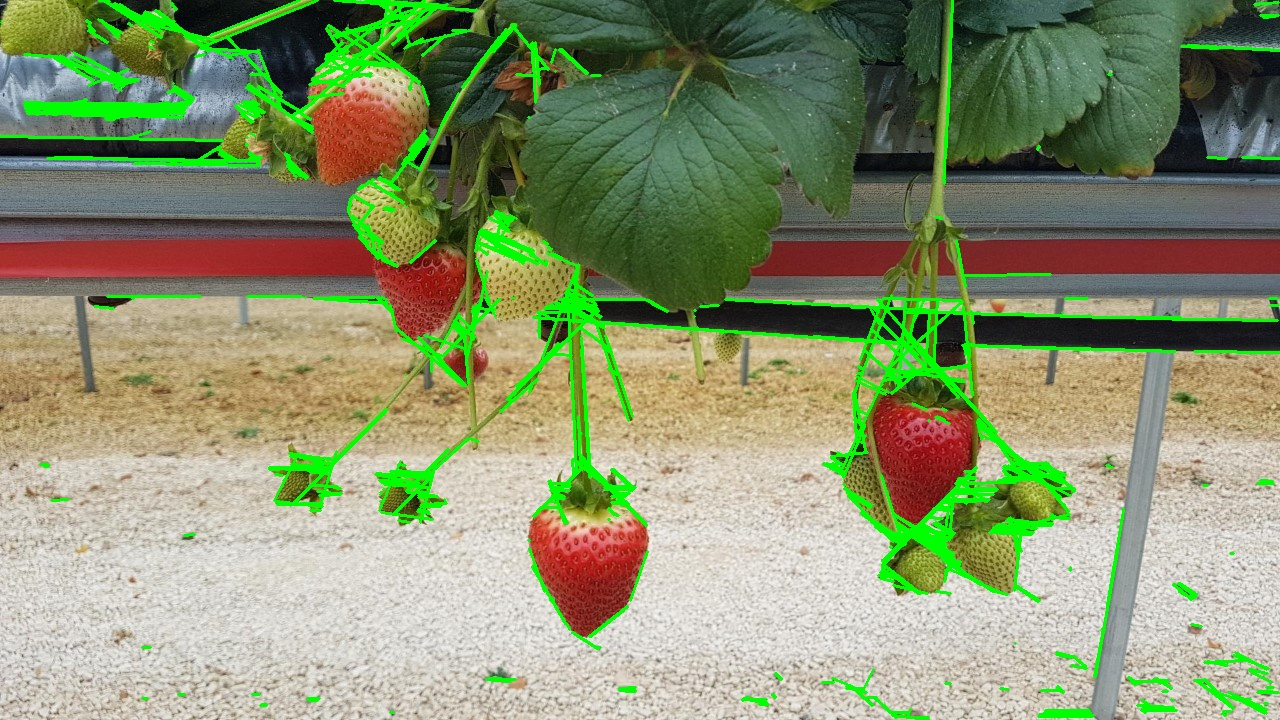
#> input picture TrajOpt_UoL/promp_trajopt/traj_opt/scripts/houghlines_clusters1.jpg, 1280 x 720 px, given in place of sample1.jpg, which was not available
$ python APF-gen.py   (Python 2 division)   (older library calls are emulated)
#> lines starting #> are read from the running program, lines starting #| are printed output that depends on the picture; after the words box and inside, x2 and y2 are one past the last pixel; in counts of white or black regions, pixels touching at a corner belong together; pictures that were not available may be replaced by others from this repository, and a replacement may not be noted
import cv2
import numpy as np
import copy
import glob
import math
import time
from time import sleep
import Connection as conn

cap = cv2.VideoCapture(1)

import Queue as Q

images = glob.glob('*.jpg')

def check_boundaries(ex, ey, nx, ny): #ex, ey :- end points of frame
    if nx > -1 and ny > -1 and nx < ex and ny < ey:
        return True
    else:
        return False

def printx(x):
    #print x
    pass

def check_obstacles(arr, ansx, ansy):  #function to check whether a given point is on obstacle or not
    if arr[ansx][ansy][0] == 255:
        return True
    else:
        return False

def feasible(arr, x, y):  #function to check if a point is feasible or not
    ex, ey, ez = arr.shape
    x = int(x)
    y = int(y)

    if check_boundaries(ex, ey, x, y):
        return not check_obstacles(arr, x, y)
    else:
        return False

def dist(sx, sy, x, y, theta, arr, q_star):  #distance of obstacle in direction theta in radians
    ansx = sx
    ansy = sy
    flag = True
    count = 1
    while True:
        if count > q_star:
            return (-1, -1)
        ansx = sx + count*math.sin(theta)
        ansy = sy + count*math.cos(theta)

        if check_boundaries(x, y, ansx, ansy) == False:
            break
        else:
            if check_obstacles(arr, ansx, ansy) == True:
                break
        count += 1


    return (ansx-sx,ansy- sy)

def obstacle_force(arr, sx, sy, q_star, theta1): #sx,sy :- source    dx, dy:- destination    q-star:- threshold distance of obstacles
    forcex = 0
    forcey = 0
    neta = 300000000000
    x, y , z= arr.shape
    for i in range(-8, 9):
        (ox,oy) = dist(sx, sy, x, y, (theta1 + i*math.pi/16 + 2*math.pi)%(2*math.pi), arr, q_star)
        theta = (theta1 + i*math.pi/16 + 2*math.pi)%(2*math.pi)
        fx = 0
        fy = 0
        #print 'ox ', ox, 'oy ', oy
        if ox == -1 or oy == -1:
            fx = 0
            fy = 0
        else:
            ox = math.fabs(ox)
            oy = math.fabs(oy)
            d = math.hypot(ox, oy)
            if d == 0:
                d = 1
            f = (neta*(1.0/q_star- 1.0/d))/(d*d)
            fx = f*math.sin(theta)
            fy = f*math.cos(theta)

        forcex += fx
        forcey += fy
    thet = math.atan2(forcex, forcey)
    arr1 = arr
    cv2.line(arr1, (sy, sx), (int(sy + 10*math.cos(thet)), int(sx + math.sin(thet))), (0, 255, 255), 1)
    cv2.imshow('arr', arr1)
    k = cv2.waitKey(20)
    return (forcex, forcey)

def goal_force(arr, sx, sy, dx, dy, d_star): # sx, sy :- source  dx, dy:- destination   d_star:- threshold distance from goal
    forcex = 0
    forcey = 0
    tau = 1000000  #constant
    printx('10')
    d = math.sqrt((dx-sx)*(dx-sx) + (dy-sy)*(dy-sy))
    if d > d_star:
        forcex += ((d_star*tau*math.sin(math.atan2(dx-sx, dy-sy))))
        forcey += ((d_star*tau*math.cos(math.atan2(dx-sx, dy-sy))))

    else:
        forcex += ((dx-sx)*tau)
        forcey += ((dy-sy)*tau)

    printx('11')
    return (forcex, forcey)

def path_planning(arr, sx1, sy1, dx, dy, theta):

    theta12= theta

    '''
    :param arr: input map
    :param sx1: source x
    :param sy1: source y
    :param dx: destination x
    :param dy: destination y
    :return: path
    '''

    #Parameters Declaration

    flx = 10000  #maximum total force in x
    fly = 10000  #maximum total force in y
    v = 5 #velocity magnitude
    t = 1 #time lapse
    x,y,z = arr.shape
    theta_const = math.pi*45/180  #maximum allowed turn angle
    q_star = 350
    d_star = 2

    if arr[sx1][sy1][0] == 255 or arr[dx][dy][0] == 255:
        return []
    sx = sx1
    sy = sy1
    '''
        if Q and P are two vectors and @ is angle between them
        resultant ,R = (P^2 + R^2 + 2*P*Q cos @)^(1/2)
        resultant, theta = atan((Q*sin @)/(P+Q*cos @))
    '''

    (fx, fy) = obstacle_force(arr, sx, sy, q_star, theta)
    (gx, gy) = goal_force(arr, sx, sy, dx, dy, d_star)

    tx = gx+fx
    ty = gy+fy
    if(tx < 0):
        tx = max(tx, -flx)
    else:
        tx = min(tx, flx)
    if(ty < 0):
        ty = max(ty, -fly)
    else:
        ty = min(ty, fly)
    theta1 = math.atan2(tx, ty)

    if arr[sx][sy][0] == 255:
        print gx, gy, fx, fy
        print 'tx ', tx, ' ty ', ty, 'sx ', sx, ' sy ', sy
        print theta1*180/math.pi, theta*180/math.pi

    P = v
    angle = theta1-theta  #angle between velocity and force vector

    Q = math.sqrt(tx*tx + ty*ty)

    theta2 = math.atan2((Q*math.sin(angle)),((P + Q*math.cos(angle))))   #resultant angle with velocity

    if theta2 < 0:
        theta2 = max(theta2, -theta_const)
    else:
        theta2 = min(theta2, theta_const)

    theta += theta2

    theta = (theta + 2*math.pi)%(2*math.pi)

    sx = sx + v*math.sin(theta)
    sy = sy + v*math.cos(theta)
    sx = int(sx)
    sy = int(sy)

    if not check_boundaries(x, y, sx, sy):
        print 'out of boundaries' , sx, sy
    print 'sx ', sx, ' sy'
    return (sx, sy, theta2)

def show_image(im):
    cv2.imshow('image', im)
    k = cv2.waitKey(0)

def find_goal(img):
    # converting to HSV
    frame = copy.copy(img)
    hsv = cv2.cvtColor(frame, cv2.COLOR_BGR2HSV)
    #show_image(hsv)

    lower_blue = np.array([113, 40, 29])
    upper_blue = np.array([123, 180, 255])

    mask = cv2.inRange(hsv, lower_blue, upper_blue)
    #show_image(mask)
    result = cv2.bitwise_and(frame, frame, mask=mask)
    #show_image(result)
    blur = cv2.blur(result, (5, 5))

    bw = cv2.cvtColor(blur, cv2.COLOR_HSV2BGR)
    bw2 = cv2.cvtColor(bw, cv2.COLOR_BGR2GRAY)

    ret, th3 = cv2.threshold(bw2, 30, 255, cv2.THRESH_BINARY)
    # th3 = cv2.adaptiveThreshold(bw2,255,cv2.ADAPTIVE_THRESH_GAUSSIAN_C,\
    # cv2.THRESH_BINARY,11,2)
    edges = cv2.Canny(th3, 100, 200)
    th4 = copy.copy(th3)

    perimeter = 0
    j = 0
    image, contours, hierarchy = cv2.findContours(edges, cv2.RETR_TREE, cv2.CHAIN_APPROX_NONE)
    # print len(contours)
    # if(len(contours) > 5):
    #    continue
    cnt = np.array([])
    for i in range(len(contours)):
        if (perimeter < cv2.contourArea(contours[i])):
            perimeter = cv2.contourArea(contours[i])
            j = i;
            cnt = contours[j]
    if (len(cnt) == 0):
        return (-1, -1)
    cv2.drawContours(frame, cnt, -1, (0, 255, 0), 3)
    x = 0
    y = 0
    #print 'find goal'
    #print len(cnt), j
    #print cnt
    for i in range(len(cnt)):
        x = x + cnt[i][0][0]
        y = y + cnt[i][0][1]
    x = x/len(cnt)
    y = y/len(cnt)
    #print x, y
    x = int(x)
    y = int(y)
    cv2.circle(frame, (x, y), 5, (255, 0, 255), -1)

    cv2.imshow('image', frame)
    cv2.imwrite('goal.jpg', frame)
    k = cv2.waitKey(0)

    return (int(x), int(y))

def find_robot(frame):
    im = copy.copy(frame)
    hsv = cv2.cvtColor(im, cv2.COLOR_BGR2HSV)
    lower = np.array([50, 28, 0])
    upper = np.array([60, 168, 255])
    mask = cv2.inRange(hsv, lower, upper)
    result = cv2.bitwise_and(im, im, mask=mask)
    blur = cv2.blur(result, (5, 5))
    bw = cv2.cvtColor(blur, cv2.COLOR_HSV2BGR)
    bw2 = cv2.cvtColor(bw, cv2.COLOR_BGR2GRAY)
    ret, th3 = cv2.threshold(bw2, 30, 255, cv2.THRESH_BINARY)
    edges = cv2.Canny(th3, 100, 200)
    th4 = copy.copy(th3)
    perimeter = 0
    j = 0
    image, contours, hierarchy = cv2.findContours(edges, cv2.RETR_TREE, cv2.CHAIN_APPROX_NONE)
    cnt = np.array([])
    for i in range(len(contours)):
        if (perimeter < cv2.contourArea(contours[i])):
            perimeter = cv2.contourArea(contours[i])
            j = i;
            cnt = contours[j]

    x = 0
    y = 0
    for i in range(len(cnt)):
        x = x + cnt[i][0][0]
        y = y + cnt[i][0][1]
    x = x / len(cnt)
    y = y / len(cnt)
    #print x, y
    x = int(x)
    y = int(y)
    cv2.circle(im, (x, y), 5, (255, 0, 255), 2)
    cv2.imshow('img', im)
    k = cv2.waitKey(0)
    cv2.imwrite('robot.jpg', im)
    #show_image(im)
    return (int(x), int(y))

def get_direction():
    direction = 0
    return direction

def classify(img):
    cimg = cv2.cvtColor(img, cv2.COLOR_BGR2GRAY)
    img2 = cv2.medianBlur(cimg, 13)

    ret, thresh1 = cv2.threshold(cimg, 100, 120, cv2.THRESH_BINARY)
    t2 = copy.copy(thresh1)

    x, y = thresh1.shape
    arr = np.zeros((x, y, 3), np.uint8)
    final_contours = []
    image, contours, hierarchy = cv2.findContours(t2, cv2.RETR_TREE, cv2.CHAIN_APPROX_SIMPLE)
    #cv2.imshow('image', image)
    #k = cv2.waitKey(0)
    for i in range(len(contours)):
        cnt = contours[i]
        if cv2.contourArea(cnt) > 3600 and cv2.contourArea(cnt) < 25000:
            cv2.drawContours(img, [cnt], -1, [0, 255, 255])
            cv2.fillConvexPoly(arr, cnt, [255, 255, 255])
            final_contours.append(cnt)
    cv2.imshow('arr', arr)
    k = cv2.waitKey(0)
    return arr

def negate(arr):
    (x, y, z) = arr.shape
    arr1 = np.zeros((x, y, 3), np.uint8)
    for i in range(x):
        for j in range(y):
            if arr[i][j][0] == 255:
                arr1[i][j] = [0, 0, 0]
            else:
                arr1[i][j] = [255, 255, 255]
    return arr1

def getAngle(po, im):
    angle = math.atan2(float(po[1][0]-po[0][0]),float(po[1][1]-po[0][1]))
    #angle = (angle + 2*math.pi)% (2*math.pi)
    return angle

count = 0

def main():
    counter = 1

    im = cv2.imread('sample1.jpg')
#> im is the input picture: shape (720, 1280, 3); mean B, G, R 110.1, 146.6, 136.7
    input_image = copy.copy(im)
    (x, y, z) = im.shape
#> x = 720; y = 1280; z = 3
    print x, y, z
#| 720 1280 3
    img1 = copy.copy(im)
    arr = classify(img1)
#> in classify, `img2 = cv2.medianBlur(cimg, 13)`:
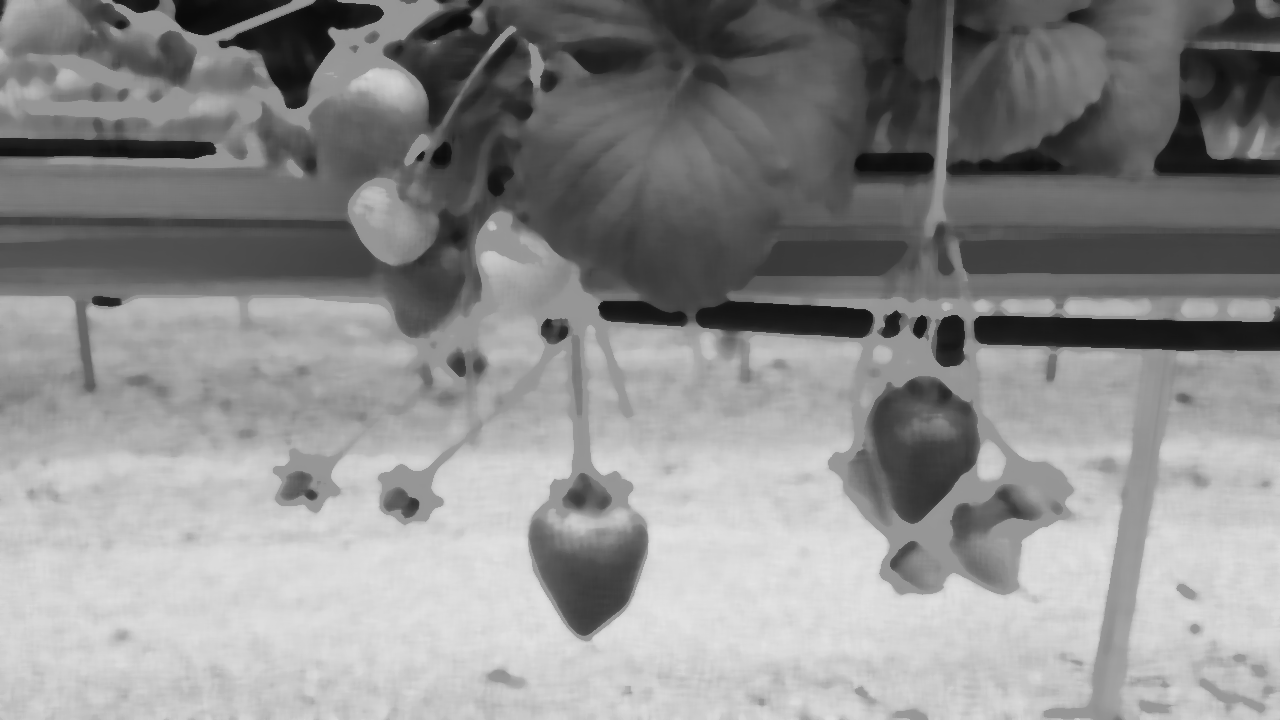
#> img2: shape (720, 1280); min 10, max 227, mean 140.3
#> in classify, `ret, thresh1 = cv2.threshold(cimg, 100, 120, cv2.THRESH_BINARY)`:
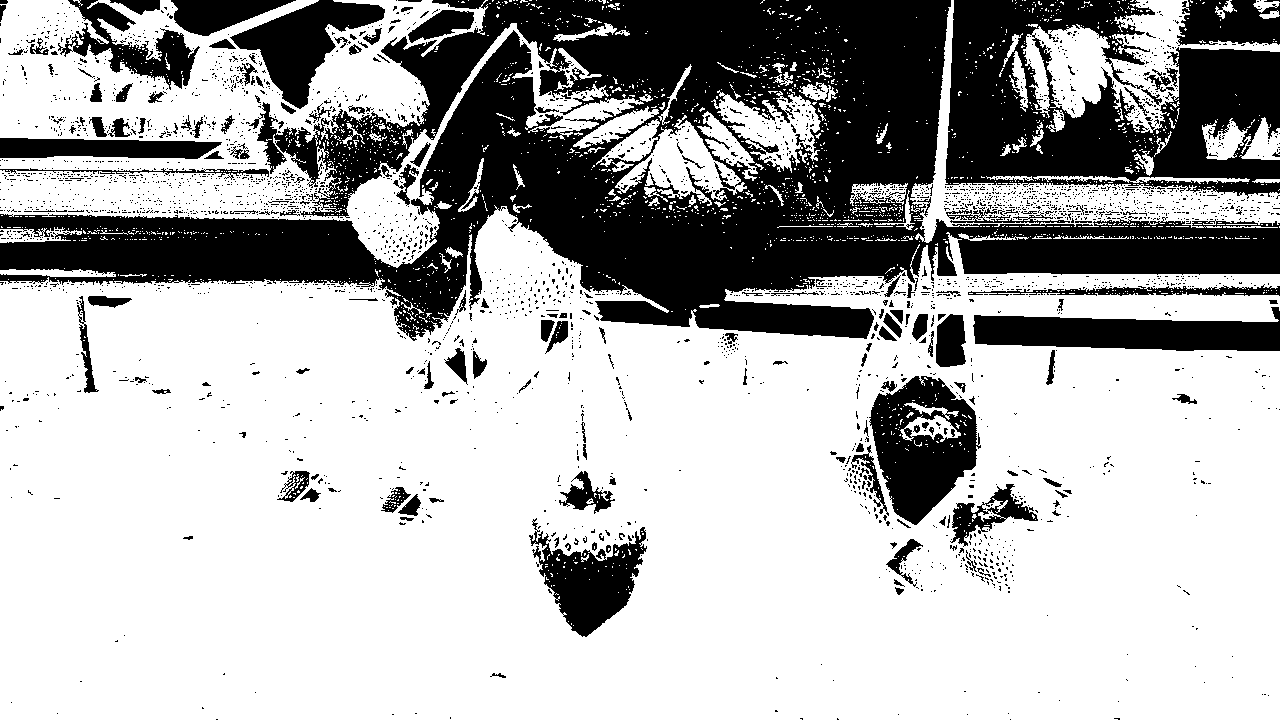
#> thresh1: shape (720, 1280); values 0 (black) and 120 (white), 68.9% white; 3197 black regions (3007 under 20 px)
#> in classify, `image, contours, hierarchy = cv2.findContours(t2, cv2.RETR_TREE, cv2.C..`: contours = 6182 contours, 5815 with area under 20; largest, box (x1, y1, x2, y2) and area: (0, 205, 1280, 720) 542944, (0, 0, 644, 268) 71388, (910, 0, 1280, 243) 13885, (1023, 0, 1280, 133) 11829, (868, 375, 982, 526) 11200
#> the loop in classify, `for i in range(len(contours)):` made 6182 passes
#> cnt on passes 1, 3, 4: [[411, 335]], [[412, 330]], [[409, 330], [410, 330]]
#> after the loop in classify, `for i in range(len(contours)):`: arr: shape (720, 1280, 3); 6% white; 6 white regions
#> after the loop in classify, `for i in range(len(contours)):`:
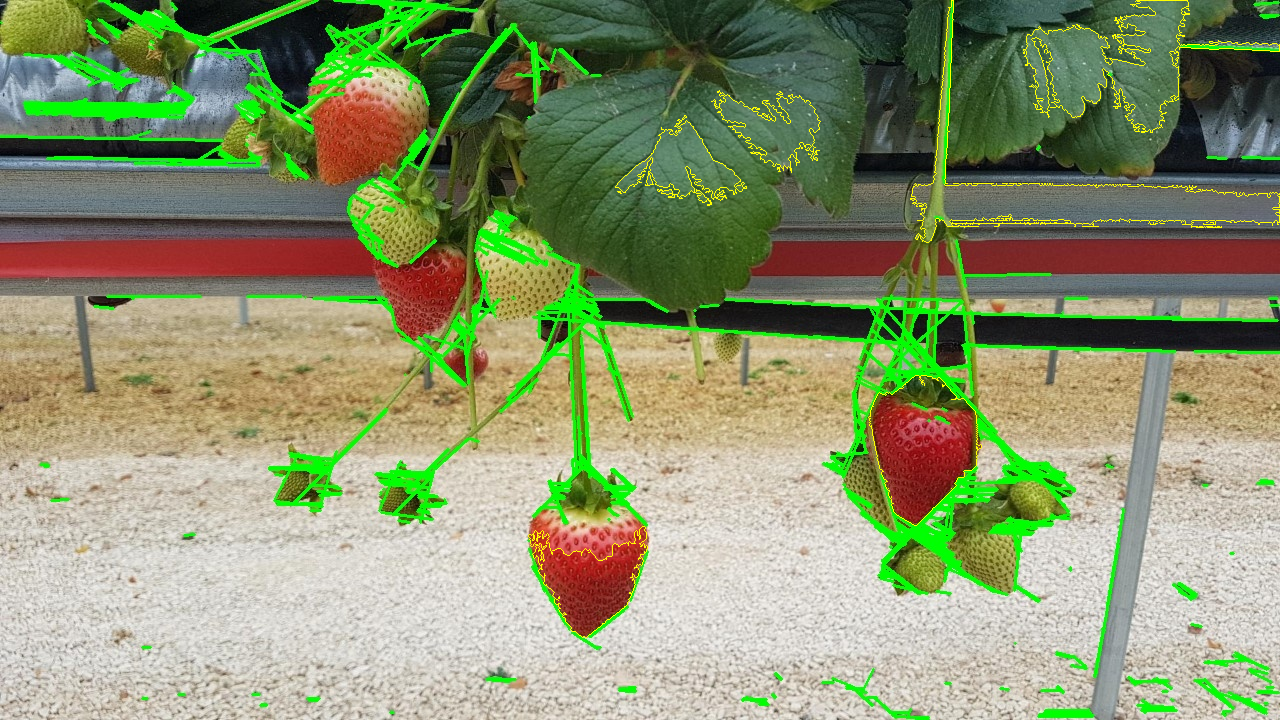
#> img: shape (720, 1280, 3); 0.66% of pixels changed, all inside (x1, y1, x2, y2) = (528, 0, 1280, 638)
#> after the loop in classify, `for i in range(len(contours)):`: final_contours = 6 contours; box (x1, y1, x2, y2) and area: (910, 0, 1280, 243) 13885, (1023, 0, 1280, 133) 11829, (868, 375, 982, 526) 11200, (528, 526, 648, 638) 6642, (615, 115, 747, 206) 4434, (711, 90, 821, 173) 4020
#> (key Esc is pressed here)
    arr1 = negate(arr)
#> after the loop in negate, `for i in range(x):`: arr1: shape (720, 1280, 3); 94% white; 6 black regions, box (x1, y1, x2, y2) and area: (910, 0, 1280, 243) 16200, (1023, 0, 1280, 133) 11907, (868, 375, 982, 526) 11257, (528, 526, 648, 638) 6279, (615, 115, 747, 206) 5500, (711, 90, 821, 173) 3892
    cv2.imshow('arr', arr)
    k = cv2.waitKey(0)
#> (key Esc is pressed here)
    dx, dy = 50, 50
    sx1, sy1 = 500, 1000
    (dy, dx) = find_goal(im)
#> in find_goal, `hsv = cv2.cvtColor(frame, cv2.COLOR_BGR2HSV)`: hsv: shape (720, 1280, 3); mean H, S, V 40.6, 86.5, 158.7
#> in find_goal, `mask = cv2.inRange(hsv, lower_blue, upper_blue)`: mask: shape (720, 1280); 0.1% white in thin lines or dots, all inside (x1, y1, x2, y2) = (34, 1, 1280, 348)
#> in find_goal, `ret, th3 = cv2.threshold(bw2, 30, 255, cv2.THRESH_BINARY)`: th3: shape (720, 1280); every value is 0
#> in find_goal, `image, contours, hierarchy = cv2.findContours(edges, cv2.RETR_TREE, cv..`: contours = []
#> after the loop in find_goal, `for i in range(len(contours)):`: cnt = empty array; j = 0
#> dy = -1; dx = -1
    (sy1, sx1) = find_robot(im)
#> in find_robot, `mask = cv2.inRange(hsv, lower, upper)`: mask: shape (720, 1280); 5.6% white; 1747 white regions (1588 under 20 px), largest, box (x1, y1, x2, y2) and area: (525, 54, 882, 236) 14220, (952, 33, 1183, 165) 11914, (500, 0, 768, 122) 5987
#> in find_robot, `ret, th3 = cv2.threshold(bw2, 30, 255, cv2.THRESH_BINARY)`: th3: shape (720, 1280); 5.2% white; 320 white regions (146 under 20 px), largest, box (x1, y1, x2, y2) and area: (526, 58, 869, 236) 14265, (952, 35, 1181, 164) 11621, (1088, 0, 1130, 54) 996
#> in find_robot, `edges = cv2.Canny(th3, 100, 200)`:
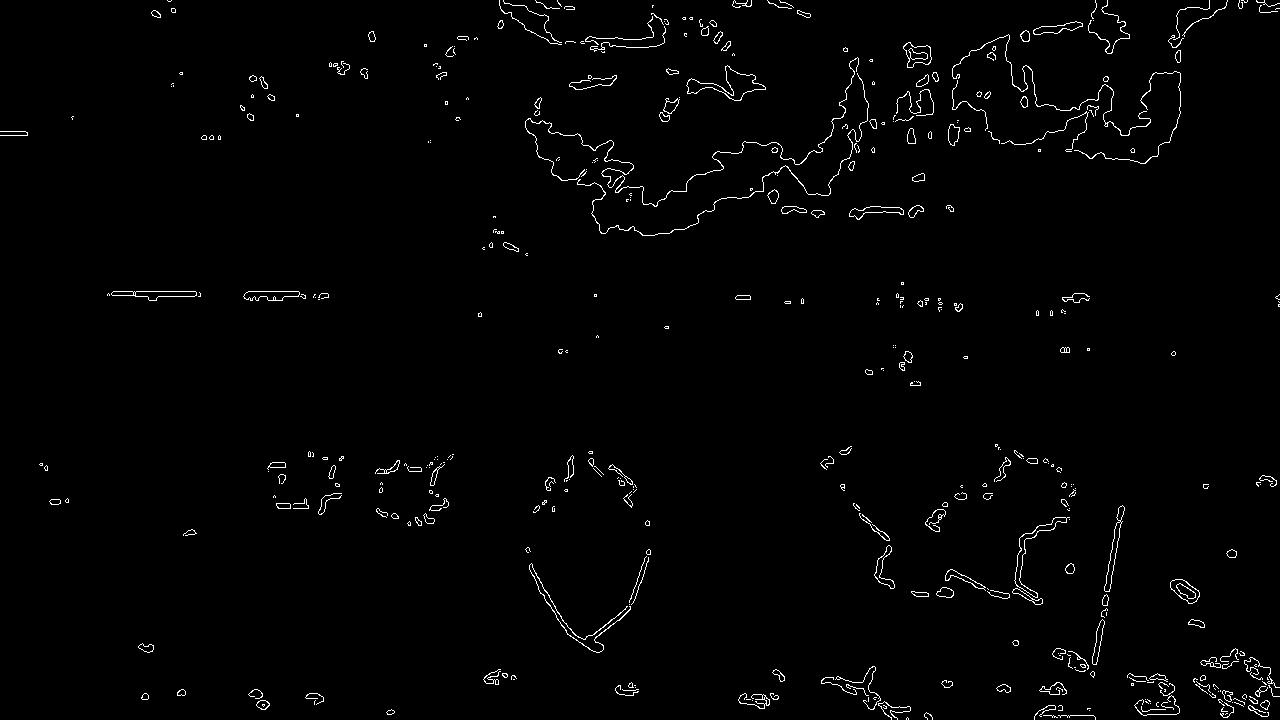
#> edges: shape (720, 1280); 1.4% white in thin lines or dots
#> in find_robot, `image, contours, hierarchy = cv2.findContours(edges, cv2.RETR_TREE, cv..`: contours = 645 contours, 464 with area under 20; largest, box (x1, y1, x2, y2) and area: (686, 65, 766, 101) 938, (686, 65, 766, 101) 908, (1014, 517, 1070, 598) 560, (1014, 517, 1067, 598) 535, (903, 42, 932, 68) 446
#> the loop in find_robot, `for i in range(len(contours)):` made 645 passes
#> perimeter on passes 3, 5, 7, 12, 26, 30, 132, 148, 172, 555: 0.5, 1.5, 26, 26.5, 52, 87, 214.5, 426, 559.5, 937.5
#> after the loop in find_robot, `for i in range(len(contours)):`: cnt = contour of 219 points, box (x1, y1, x2, y2) (686, 65, 766, 101), area 938; j = 554; perimeter = 937.5
#> the loop in find_robot, `for i in range(len(cnt)):` made 219 passes
#> (x, y) on passes 1 to 3: (727, 65), (1453, 131), (2178, 197)
#> after the loop in find_robot, `for i in range(len(cnt)):`: x = 158987; y = 18604
#> in find_robot, `x = x / len(cnt)`: x = 725
#> in find_robot, `y = y / len(cnt)`: y = 84
#> in find_robot, `cv2.circle(im, (x, y), 5, (255, 0, 255), 2)`: im: shape (720, 1280, 3); 0.01% of pixels changed, all inside (x1, y1, x2, y2) = (719, 78, 732, 91)
#> (key Esc is pressed here)
#> sy1 = 725; sx1 = 84
    (sx2, sy2) = (sx1, sy1)
#> sx2 = 84; sy2 = 725
    print 'sx1, sy1 : ', sx1, sy1
#| sx1, sy1 :  84 725
    cv2.circle(img1, (sy1, sx1), 1, (255, 0 , 0))
    cv2.circle(img1, (dy, dx), 1, (255, 0, 0))
    cv2.imshow('arr', img1)
    k = cv2.waitKey(20)
#> (key Esc is pressed here)
    count = 0
    while True:

        if sx2 + 20 > dx and sx2-20 < dx and sy2 + 20 > dy and sy2-20 < dy:
            print 'reached goal'
            break

        po = []
        po.append([sx1, sy1])
        po.append([sx2, sy2])
        direction = getAngle(po, im)
#> in getAngle, `angle = math.atan2(float(po[1][0]-po[0][0]),float(po[1][1]-po[0][1]))`: angle = 0
#> direction = 0
        if count == 0:
            direction = 0
        count = count + 1
        d1 = direction
        print sx2, sy2, direction, 'attr'
#| 84 725 0 attr
        (x, y, theta2) = path_planning(arr, sx2, sy2, dx, dy, direction)
#> in path_planning, `sx = sx1`: sx = 84
#> in path_planning, `sy = sy1`: sy = 725
#> the loop in obstacle_force, `for i in range(-8, 9):` made 1 pass
#> after the loop in obstacle_force, `for i in range(-8, 9):`: forcex = 0
        print 'theta2', theta2*180/math.pi
        po = []
        po.append([sx2, sy2])
        po.append([x, y])
        theta = getAngle(po, im)
        direction = theta-d1
        cv2.line(im, (sy2, sx2), (int(sy2 + 20*math.cos(theta2)), int(sx2 + 20*math.sin(theta2))), (255, 255, 0), 2)
        cv2.line(im, (sy2, sx2), (y, x), (0, 0, 255), 2)
        cv2.line(input_image, (sy2, sx2), (y, x), (255, 255, 255), 1)
        cv2.imshow('im', im)
        cv2.imshow('input', input_image)
        k = cv2.waitKey(20)
        (sx1, sy1) = (sx2, sy2)
        (sx2, sy2) = (x, y)

    cv2.imwrite('output/2.jpg', input_image)
    cv2.imshow('arr', arr)
    cv2.waitKey(0)
    cv2.destroyAllWindows()

#> (the run stopped early here; a loop or call above may not have finished)
